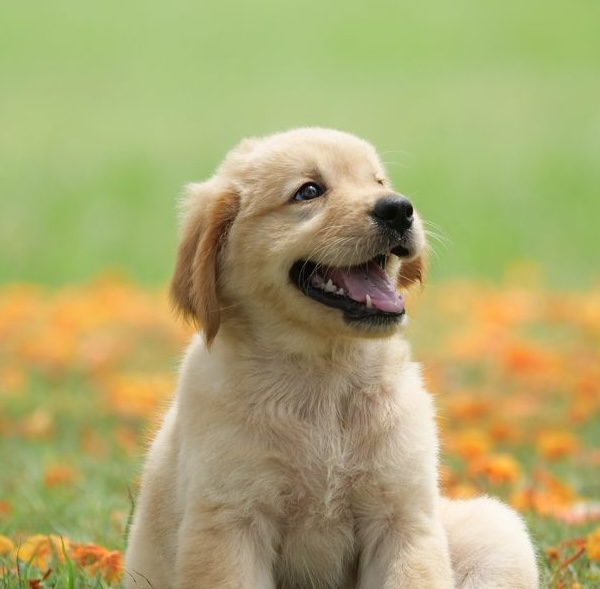
#> input picture dog_image.jpeg, 600 x 589 px
$ jupyter execute --allow-errors filtertest.ipynb
#> lines starting #> are read from the running program, lines starting #| are printed output that depends on the picture
[cell 1]
import os
from astropy.io import fits
import astropy.units as u

import jax
import jax.numpy as jnp
from jax import jit

import numpy as np
import matplotlib.pyplot as plt
from scipy.ndimage import convolve
import scipy
from PIL import Image

from astropy.convolution import convolve
from astropy.convolution import Tophat2DKernel

[cell 2]
def load_data(file_no):
    base_path = "/feynman/work/dap/lcs/vt272285/HOWLS/HOWLS_DATA/"
    fiducial = "SLICS_LCDM/"
    fiducial_path = base_path + fiducial + "kappa_noise_GalCatalog_LOS_cone" + str(file_no) + ".fits_s333" + str(file_no) + "_zmin0.0_zmax3.0_sys_3.fits_ks_nomask_shear.fits"
    full_file_path = fiducial_path
    try:
        with fits.open(full_file_path) as hdu:
            data = hdu[0].data
            data = data[0]
            angle_ =10 * u.deg
        return data, angle_
    except FileNotFoundError:
        print(f"File {full_file_path} not found.")
        return None

#> (the rest of this cell did not finish here and is left out)

[cell 3]
def normal_top_hat_filter(scale_exp, size):
    """
    Creates a 2D normal top-hat filter with given dyadic scale and size.
    """
    scale = 2 ** scale_exp
    filter_size = size // 2
    top_hat = np.zeros((size, size))
    for i in range(-scale, scale + 1):
        for j in range(-scale, scale + 1):
            if abs(i) <= scale and abs(j) <= scale:
                top_hat[filter_size + i, filter_size + j] = 1 / (4 * scale * scale)

    # Normalize the kernel so that it integrates to 1
    normalization_factor = np.sum(top_hat)
    top_hat /= normalization_factor

    return top_hat

def spherical_top_hat_filter(scale_exp, size):
    """
    Creates a 2D spherical top-hat filter with given dyadic scale and size.
    """
    scale = 2 ** scale_exp
    filter_size = size // 2
    top_hat = np.zeros((size, size))
    for i in range(size):
        for j in range(size):
            r = np.sqrt((i - filter_size) ** 2 + (j - filter_size) ** 2)
            if r <= 2 * scale:
                top_hat[i, j] = 1 / (np.pi * (2 * scale) ** 2)

    # Normalize the kernel so that it integrates to 1
    normalization_factor = np.sum(top_hat)
    top_hat /= normalization_factor

    return top_hat

def gaussian_filter(scale_exp, size):
    """
    Creates a 2D Gaussian filter with a given dyadic scale and size.

    Parameters:
    scale_exp (int): The exponent to determine the scale of the filter.
    size (int): The size of the filter (should be an odd number).

    Returns:
    np.ndarray: The 2D Gaussian filter.
    """
    scale = 2 ** scale_exp
    filter_size = size // 2
    gaussian = np.zeros((size, size))
    for i in range(size):
        for j in range(size):
            x = i - filter_size
            y = j - filter_size
            gaussian[i, j] = np.exp(-(x ** 2 + y ** 2) / (2 * scale ** 2))

    # Normalize the kernel so that it integrates to 1
    normalization_factor = np.sum(gaussian)
    gaussian /= normalization_factor

    return gaussian

def fourier_transform(filter_2d):
    """
    Computes the Fourier transform of a 2D filter and shifts the zero frequency component to the center.
    """
    f_transform = np.fft.fft2(filter_2d)
    f_transform_shifted = np.fft.fftshift(f_transform)
    magnitude_spectrum = np.abs(f_transform_shifted)
    return magnitude_spectrum

# Parameters
scale_exp = 3  # Example dyadic scale: 2^3 = 8
size = 512  # Ensuring size is sufficiently large

# Generate filters
normal_top_hat = normal_top_hat_filter(scale_exp, size) - normal_top_hat_filter(scale_exp-1, size)
spherical_top_hat = spherical_top_hat_filter(scale_exp, size) - spherical_top_hat_filter(scale_exp-1, size)
gaussian = gaussian_filter(scale_exp, size) - gaussian_filter(scale_exp-1, size)

# Compute Fourier transforms
fourier_normal_top_hat = fourier_transform(normal_top_hat)
fourier_spherical_top_hat = fourier_transform(spherical_top_hat)
fourier_gaussian = fourier_transform(gaussian)

# Plot filters and their Fourier transforms
fig, ax = plt.subplots(2, 3, figsize=(20, 12))

ax[0, 0].imshow(normal_top_hat, cmap='hot', interpolation='nearest')
ax[0, 0].set_title('Normal Top-Hat Filter (Rectangular)')
ax[0, 0].axis('off')

ax[0, 1].imshow(spherical_top_hat, cmap='hot', interpolation='nearest')
ax[0, 1].set_title('Spherical Top-Hat Filter (Circular)')
ax[0, 1].axis('off')

ax[0, 2].imshow(gaussian, cmap='hot', interpolation='nearest')
ax[0, 2].set_title('Gaussian Filter')
ax[0, 2].axis('off')

ax[1, 0].imshow(np.log(1 + fourier_normal_top_hat), cmap='hot', interpolation='nearest')
ax[1, 0].set_title('Fourier Transform of Normal Top-Hat Filter (Rectangular)')
ax[1, 0].axis('off')

ax[1, 1].imshow(np.log(1 + fourier_spherical_top_hat), cmap='hot', interpolation='nearest')
ax[1, 1].set_title('Fourier Transform of Spherical Top-Hat Filter (Circular)')
ax[1, 1].axis('off')

ax[1, 2].imshow(np.log(1 + fourier_gaussian), cmap='hot', interpolation='nearest')
ax[1, 2].set_title('Fourier Transform of Gaussian Filter')
ax[1, 2].axis('off')

plt.show()

def plot_1d_slices(fourier_filter, title):
    """
    Plots the 1D slice through the center of the Fourier transform.
    """
    center = fourier_filter.shape[0] // 2
    slice_1d = fourier_filter[center, :]
    plt.plot(slice_1d[len(slice_1d)//2 :], label=title)
    return

# Plot 1D slices
plt.figure(figsize=(10, 6))
plot_1d_slices(fourier_normal_top_hat, 'Fourier of Normal Top-Hat Filter')
plot_1d_slices(fourier_spherical_top_hat, 'Fourier of Spherical Top-Hat Filter')
plot_1d_slices(fourier_gaussian, 'Fourier of Gaussian Filter')
plot_1d_slices(fourier_spherical_top_hat, 'Fourier of Spherical Top-Hat Filter')
plt.xscale("log")
plt.title('1D Slices through the Center of Fourier Transforms')
plt.xlabel('Frequency Index')
plt.ylabel('Magnitude')
plt.legend()
plt.show()
#> figure, not shown here; curve peaks at x = 34, y = 0.623; curve peaks at x = 21, y = 0.616; curve peaks at x = 20, y = 0.472

[cell 4]
def apply_filter(image, filter_2d):
    """
    Applies a 2D filter to an image using convolution with proper FFT shift.
    """
    # Perform FFT on both the image and the filter, and shift the zero-frequency component to the center
    fft_image = np.fft.fftshift(np.fft.fft2(image))
    fft_filter = np.fft.fftshift(np.fft.fft2(filter_2d, s=image.shape))

    # Multiply the FFTs and shift back
    fft_result = fft_image * fft_filter
    ifft_result = np.fft.fftshift(np.fft.ifft2(np.fft.ifftshift(fft_result)))

    return ifft_result.real
    # return convolve(image, filter_2d)

def wavelet_decomposition(image, filter_type, max_scale_exp):
    """
    Performs wavelet decomposition on the input image using the specified filter type.
    """
    size = image.shape[0]
    c0 = image
    c = c0
    wavelet_coeffs = []

    for i in range(1, max_scale_exp + 1):
        if filter_type == 'normal':
            filter_2d = normal_top_hat_filter(i, size)
            T_c0 = apply_filter(c0, filter_2d)
            w = c - T_c0
            wavelet_coeffs.append(w)
            c = T_c0
        elif filter_type == 'spherical':
            filter_2d = spherical_top_hat_filter(i, size)
            T_c0 = apply_filter(c0, filter_2d)
            w = c - T_c0
            wavelet_coeffs.append(w)
            c = T_c0
        elif filter_type == 'gaussian':
            filter_2d = gaussian_filter(i, size)
            T_c0 = apply_filter(c0, filter_2d)
            w = c - T_c0
            wavelet_coeffs.append(w)
            c = T_c0
        elif filter_type == "tophat":
            kernel = Tophat2DKernel(2**i)
            T_c0 = convolve(image, kernel)
            w = c - T_c0
            wavelet_coeffs.append(w)
            c = T_c0
        else:
            raise ValueError("Unknown filter type. Use 'normal' or 'spherical'.")
    return wavelet_coeffs, c

def wavelet_reconstruction(wavelet_coeffs, c_final):
    """
    Reconstructs the original image from wavelet coefficients and the final smoothed image.
    """
    c0_reconstructed = np.sum(wavelet_coeffs, axis=0) + c_final
    # for w in wavelet_coeffs:
    #     c0_reconstructed += w
    return c0_reconstructed

def visualize_wavelet_decomposition(image, max_scale_exp, filter_type):
    wavelet_coeffs_spherical, c_final_spherical = wavelet_decomposition(image, filter_type, max_scale_exp)
    reconstructed_image_spherical = wavelet_reconstruction(wavelet_coeffs_spherical, c_final_spherical)

    plt.figure(figsize=(16, 4))

    # Original Image
    plt.subplot(1, 3, 1)
    plt.title("Original Image")
    plt.imshow(image)
    plt.colorbar()

    plt.subplot(1, 3, 2)
    plt.imshow(image - reconstructed_image_spherical)
    plt.colorbar()
    plt.title("Difference Spherical Top Hat")

    plt.subplot(1, 3, 3)
    plt.title("Reconstructed (Spherical)")
    plt.imshow(reconstructed_image_spherical)
    plt.colorbar()
    plt.tight_layout()
    plt.show()
    return

[cell 5]
max_scale_exp = 3  # Change this value as needed
size = 50
dirac_image = np.zeros((size, size))

# Set the center pixel to a high value
center = size // 2
dirac_image[center, center] = 10

dog_image = Image.open("dog_image.jpeg")
#> dog_image is the input picture: PIL image 600x589 RGB; mean R, G, B 171.7, 167.9, 111.1

# Convert the image to grayscale
dog_gray = dog_image.convert('L')
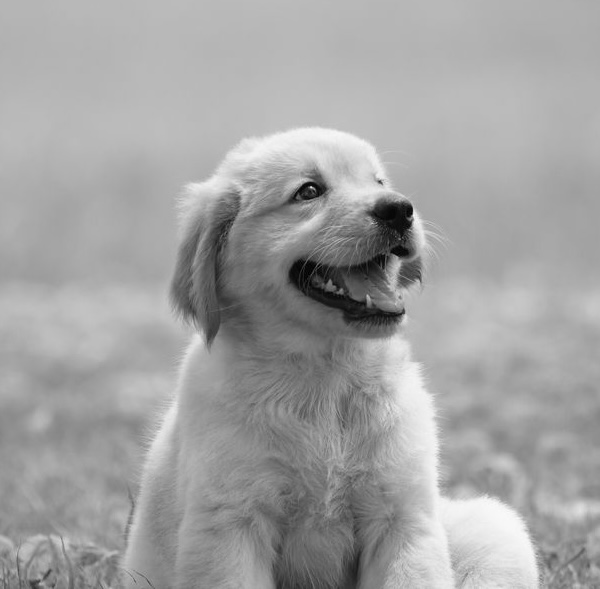
#> dog_gray: PIL image 600x589 L; min 0, max 250, mean 162.5
dog_array = np.array(dog_gray)


#> (the rest of this cell did not finish here and is left out)

[cell 6]
visualize_wavelet_decomposition(dirac_image, max_scale_exp,"spherical")
visualize_wavelet_decomposition(dirac_image, max_scale_exp,"tophat")

[cell 7]
visualize_wavelet_decomposition(dog_array, max_scale_exp,"spherical")
#> call 3 of visualize_wavelet_decomposition, with max_scale_exp = 3, filter_type = 'spherical'
#> the loop in wavelet_decomposition (call 3), `for i in range(1, max_scale_exp + 1):` made 3 passes
#> pass 1, in wavelet_decomposition (call 3), `T_c0 = apply_filter(c0, filter_2d)`:
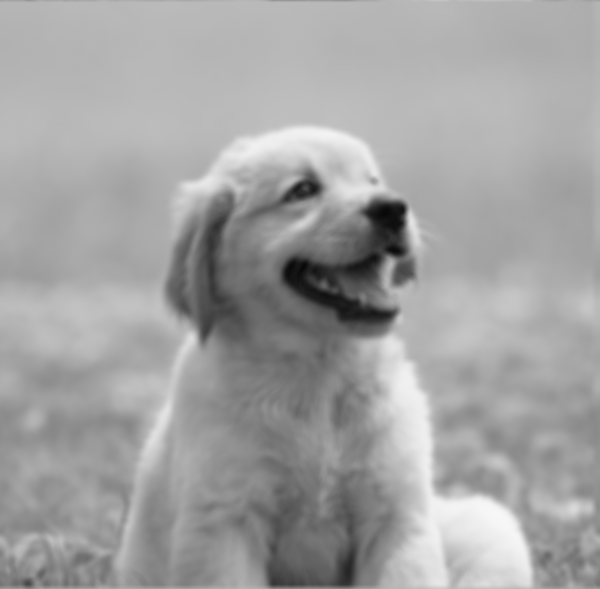
#> T_c0: shape (589, 600) float64; min 8, max 247.6, mean 162.5
#> pass 2, in wavelet_decomposition (call 3), `w = c - T_c0`:
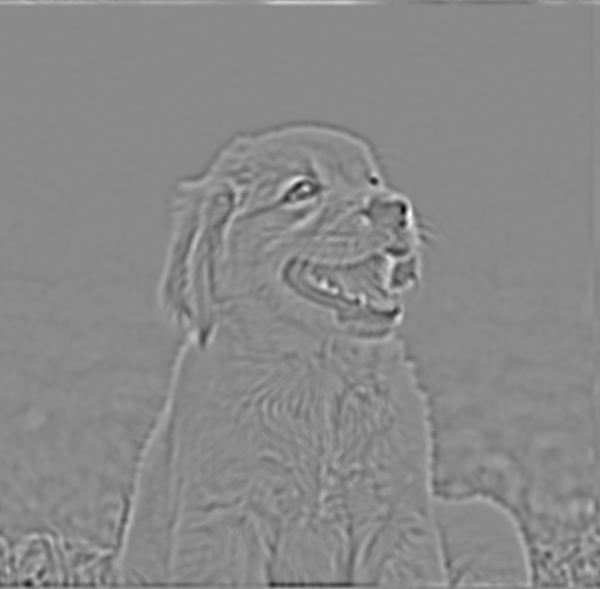
#> w: shape (589, 600) float64; min -55.48, max 47.35, mean 0; drawn with min black and max white
#> after the loop in wavelet_decomposition (call 3), `for i in range(1, max_scale_exp + 1):`: wavelet_coeffs = 3 items
#> in visualize_wavelet_decomposition (call 3), `wavelet_coeffs_spherical, c_final_spherical = wavelet_decomposition(im..`:
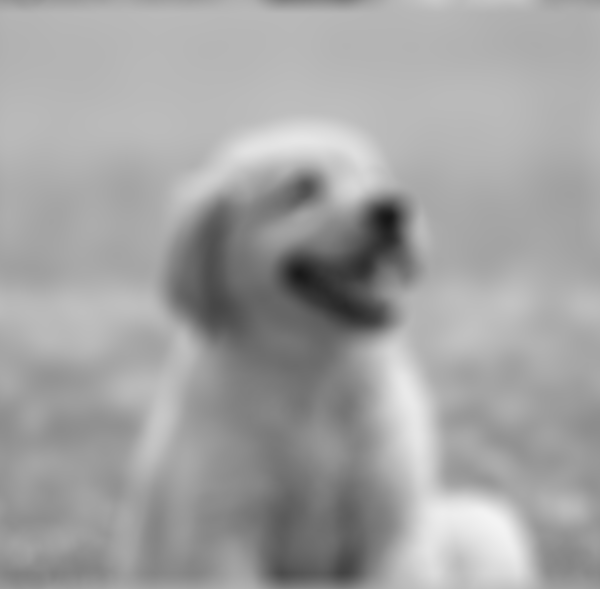
#> c_final_spherical: shape (589, 600) float64; min 23.59, max 243.7, mean 162.5
visualize_wavelet_decomposition(dog_array, max_scale_exp,"tophat")
#> call 4 of visualize_wavelet_decomposition, with max_scale_exp = 3, filter_type = 'tophat'
#> the loop in wavelet_decomposition (call 4), `for i in range(1, max_scale_exp + 1):` made 3 passes
#> pass 1, in wavelet_decomposition (call 4), `w = c - T_c0`:
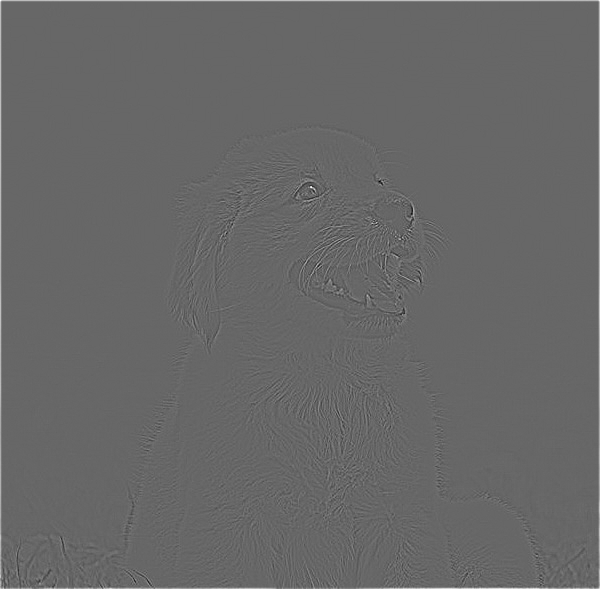
#> w: shape (589, 600) float64; min -67.46, max 99.15, mean 0.4; drawn with min black and max white
#> in visualize_wavelet_decomposition (call 4), `wavelet_coeffs_spherical, c_final_spherical = wavelet_decomposition(im..`:
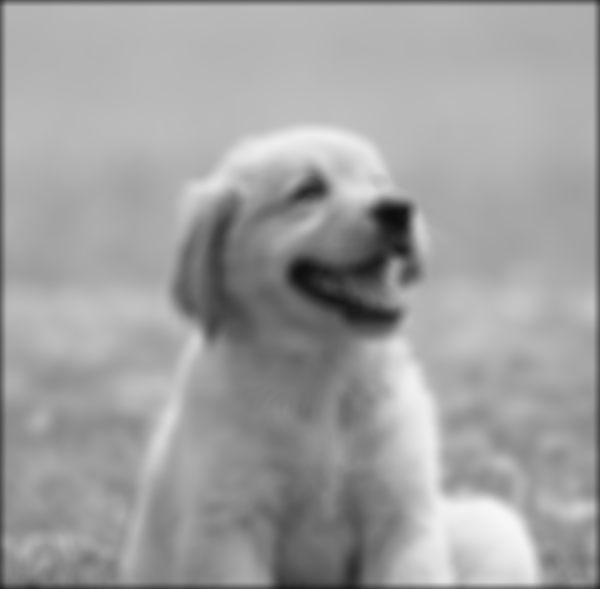
#> c_final_spherical: shape (589, 600) float64; min 13.89, max 246.8, mean 160.7

[cell 8]
import numpy as np
import matplotlib.pyplot as plt
from scipy.ndimage import convolve

def spherical_top_hat_filter(scale_exp, size):
    """
    Creates a 2D spherical top-hat filter with given dyadic scale and size.
    """
    scale = 2 ** scale_exp
    filter_size = size // 2
    top_hat = np.zeros((size, size))
    for i in range(size):
        for j in range(size):
            r = np.sqrt((i - filter_size) ** 2 + (j - filter_size) ** 2)
            if r <= 2 * scale:
                top_hat[i, j] = 1 / (np.pi * (2 * scale) ** 2)

    # Normalize the kernel so that it integrates to 1
    normalization_factor = np.sum(top_hat)
    top_hat /= normalization_factor

    return top_hat

def insert_zeros(filter, step):
    size = filter.shape[0]
    new_size = size + (size - 1) * (step - 1)
    new_filter = np.zeros((new_size, new_size))
    for i in range(size):
        for j in range(size):
            new_filter[i * step, j * step] = filter[i, j]
    return new_filter

def a_trous_transform(image, num_scales, filter_size):
    original_filter = spherical_top_hat_filter(0, filter_size)
    current_image = image.copy()
    residuals = []

    for scale in range(1,num_scales+1):
        step = 2 ** scale
        filter_with_zeros = insert_zeros(original_filter, step)
        smoothed = convolve(current_image, filter_with_zeros, mode='mirror')
        residuals.append(current_image - smoothed)
        # current_image = smoothed

    return residuals, smoothed

# Example usage:
image = dirac_image  # Replace with your input image
num_scales = 4
filter_size = 15

wavelet_coeffs, final_residual = a_trous_transform(image, num_scales, filter_size)

# Visualization of wavelet coefficients
for i, coeff in enumerate(wavelet_coeffs):
    plt.subplot(1, num_scales, i+1)
    plt.imshow(coeff, cmap='gray')
    plt.title(f'Scale {i}')
plt.show()
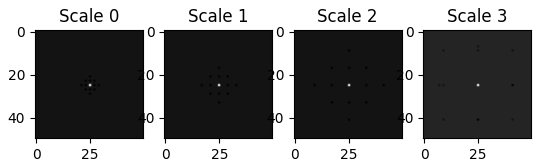
#> figure drawn by matplotlib, 4 panels

[cell 9]
import numpy as np
import matplotlib.pyplot as plt

def j04(vartheta, theta):
    """
    Compute the aperture mass filter function U_theta(vartheta).

    Parameters:
    vartheta (float or np.ndarray): Radial distance from the center of the aperture.
    theta (float): Scale parameter that determines the size of the aperture.

    Returns:
    float or np.ndarray: Value of the aperture mass filter function.
    """
    coefficient = 1 / (2 * np.pi * theta ** 2)
    term = 1 - (vartheta ** 2 / (2 * theta ** 2))
    exponential = np.exp(-vartheta ** 2 / (2 * theta ** 2))
    return coefficient * term * exponential

def starlet_filter(vartheta, theta):
    """
    Compute the aperture mass filter function U(eta).

    Parameters:
    vartheta (float or np.ndarray): Radial distance from the center of the aperture.
    theta (float): Scale parameter that determines the size of the aperture.


    Returns:
    float or np.ndarray: Value of the aperture mass filter function.
    """
    eta = vartheta/theta
    term1 = 93 * np.abs(eta)**3
    term2 = 64 * ( (np.abs(0.5 - eta)**3) + (np.abs(0.5 + eta)**3) )
    term3 = 18 * (np.abs(1 - eta)**3 + np.abs(1 + eta)**3)
    term4 = 0.5 * (np.abs(2 - eta)**3 + np.abs(2 + eta)**3)

    return (1/9) * (term1 - term2 + term3 - term4)

# Example usage
theta = 2.0
vartheta_values = np.linspace(0, 10, 500)

j04_filter_values = j04(vartheta_values, theta)

eta_values = vartheta_values / theta
starlet_filter_values = starlet_filter(vartheta_values, theta)

# Plotting the filter function
plt.figure(figsize=(8, 6))
plt.plot(vartheta_values/theta, starlet_filter_values/np.max(starlet_filter_values), label="starlet")
plt.xlabel('η')
plt.ylabel('U(η)')
plt.title('Aperture Mass Filter Function')


plt.plot(vartheta_values/theta, j04_filter_values/np.max(j04_filter_values), label="j04")
plt.legend()
plt.grid(True)
plt.show()
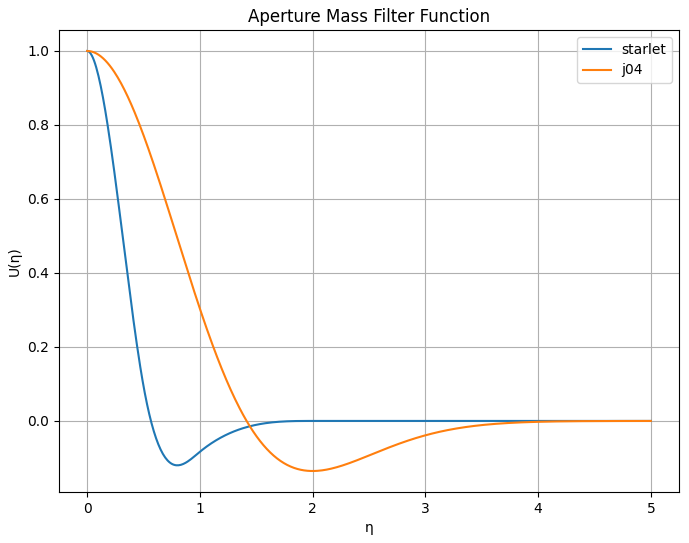
#> figure drawn by matplotlib, 1 panel; curve peaks at x = 0, y = 1; curve peaks at x = 0, y = 1

[cell 10]
import numpy as np
import matplotlib.pyplot as plt
from scipy.ndimage import convolve

# Step 1: Generate the artificial shear data
size = 128  # size of the grid
delta_map = np.zeros((size, size))
delta_map[size//2, size//2] = 1e-2  # central delta function

# Step 2: Define the aperture mass algorithm
def aperture_mass(map, theta, filter_func, truncation_radius=None):
    y, x = np.indices(map.shape)
    center = np.array([size//2, size//2])
    vartheta = np.sqrt((x - center[0])**2 + (y - center[1])**2)

    if truncation_radius is not None:
        mask = vartheta <= truncation_radius
        vartheta = vartheta * mask

    filter_values = filter_func(vartheta, theta)
    aperture_mass_map = convolve(map, filter_values)
    return aperture_mass_map

# Step 4: Apply the aperture mass algorithm
theta = 4.0
j04_mass_theta = aperture_mass(delta_map, theta/2.6, j04)
starlet_mass = aperture_mass(delta_map, theta, starlet_filter)

plt.figure(figsize=(20,5))
plt.subplot(1,3,1)
plt.title("delta map")
plt.imshow(delta_map)
plt.colorbar()

plt.subplot(1,3,2)
plt.title("J04")
plt.imshow(j04_mass_theta)
plt.colorbar()

plt.subplot(1,3,3)
plt.title("Starlet")
plt.imshow(starlet_mass)
plt.colorbar()
plt.show()
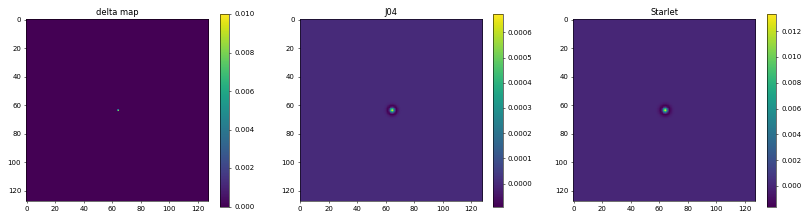
#> figure drawn by matplotlib, 6 panels


def fourier_transform(filter_2d):
    """
    Computes the Fourier transform of a 2D filter and shifts the zero frequency component to the center.
    """
    f_transform = np.fft.fft2(filter_2d)
    f_transform_shifted = np.fft.fftshift(f_transform)
    magnitude_spectrum = np.abs(f_transform_shifted)
    return magnitude_spectrum


def plot_1d_slices(fourier_filter, title):
    """
    Plots the 1D slice through the center of the Fourier transform.
    """
    center = fourier_filter.shape[0] // 2
    slice_1d = fourier_filter[center, :]
    plt.plot(slice_1d[len(slice_1d)//2 :]/np.max(slice_1d[len(slice_1d)//2 :]), label=title)
    return

plot_1d_slices(fourier_transform(j04_mass_theta), "J04")
plot_1d_slices(fourier_transform(starlet_mass), "Starlet")
plt.xscale("log")
plt.legend()
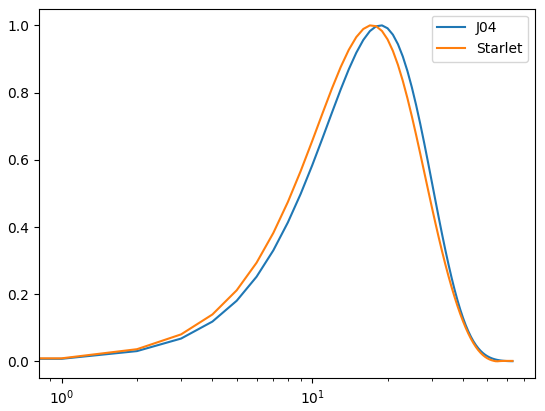
#> figure drawn by matplotlib, 1 panel; curve peaks at x = 19, y = 1; curve peaks at x = 17, y = 1
